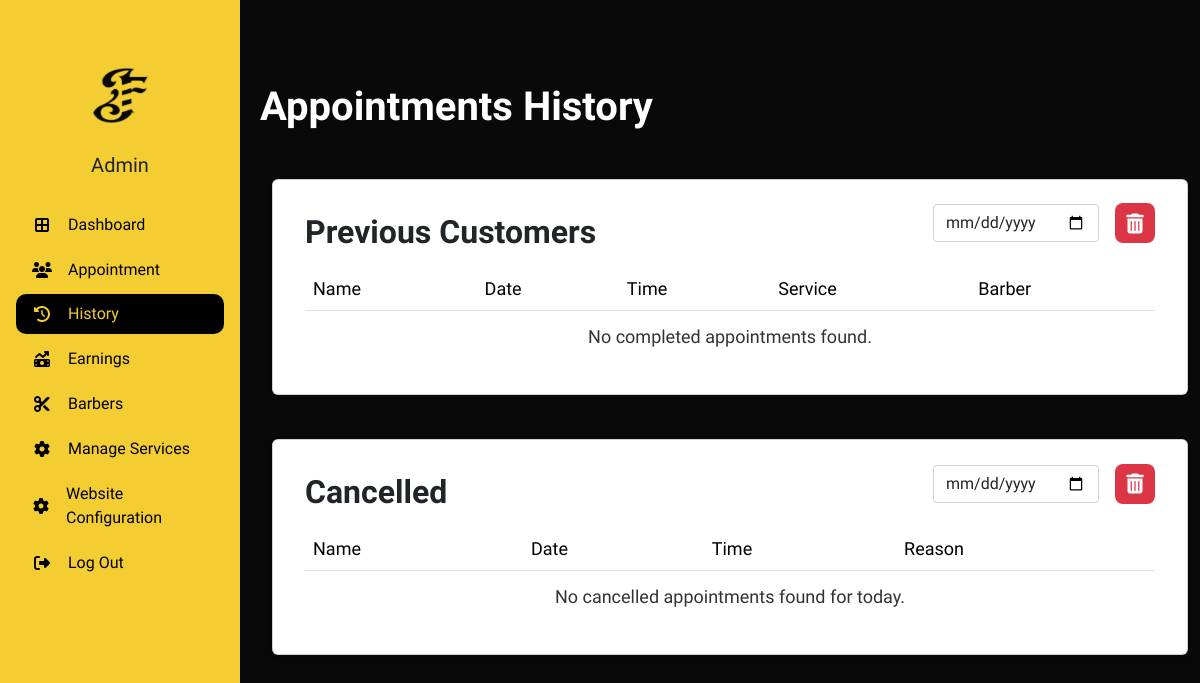
Page /admin/a_history.php (signed in) on the earlier database version.
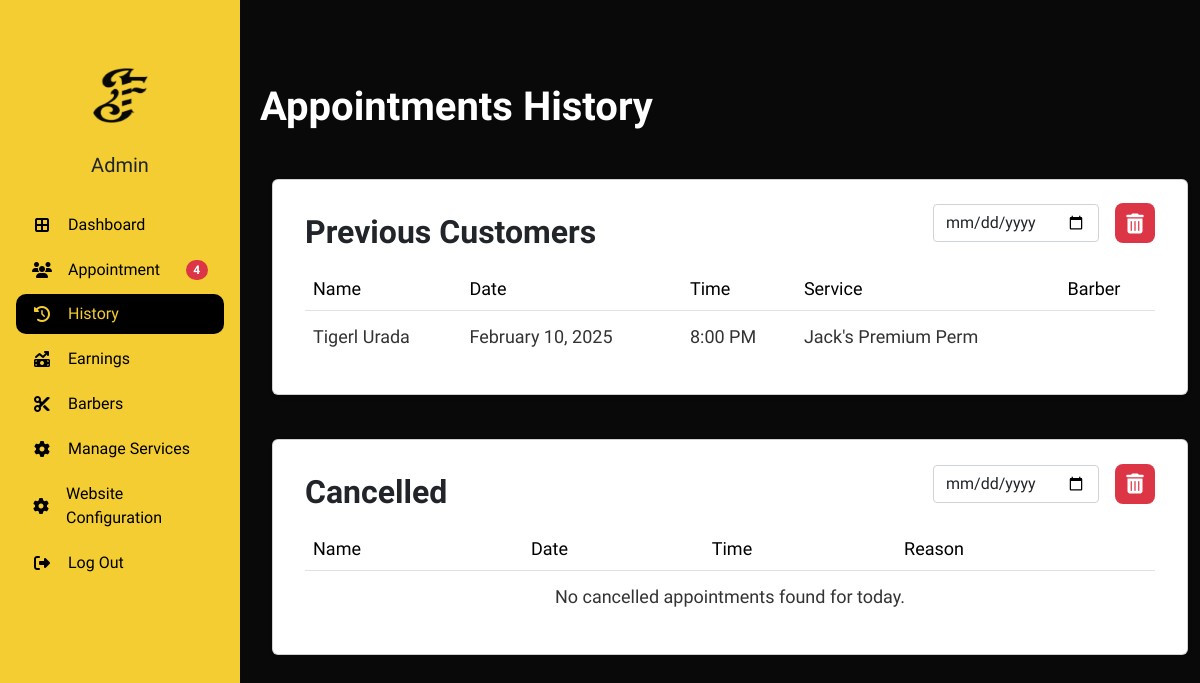
Same page on the later database version.
### tables this page shows
CREATE TABLE `appointment_tbl` (
  `appointmentID` int(11) NOT NULL,
  `customerID` int(11) DEFAULT NULL,
  `adminID` int(11) DEFAULT NULL,
  `addonID` int(11) DEFAULT NULL,
  `hcID` int(11) DEFAULT NULL,
  `serviceID` int(11) NOT NULL,
  `status` varchar(255) DEFAULT NULL,
  `date` date NOT NULL,
  `timeSlot` varchar(255) NOT NULL,
  `remarks` varchar(255) DEFAULT NULL,
  `reason` varchar(255) DEFAULT NULL,
  `payment_status` enum('pending','partial','paid') DEFAULT 'pending',
  `payment_amount` decimal(10,2) DEFAULT 0.00,
  `gcash_reference` varchar(50) NOT NULL
);

CREATE TABLE `service_tbl` (
  `serviceID` int(11) NOT NULL,
  `serviceName` varchar(50) DEFAULT NULL,
  `servicePrice` varchar(50) DEFAULT NULL,
  `serviceDesc` varchar(255) DEFAULT NULL
);

### admin/a_history.php (the view, shortened to what the changed rows need)
<!DOCTYPE html>
<html lang="en">
<head>
    <link href="https://cdn.jsdelivr.net/npm/bootstrap@5.3.2/dist/css/bootstrap.min.css" rel="stylesheet">
    <link rel="stylesheet" type="text/css" href="css/table.css">
    <link rel="stylesheet" href="https://cdnjs.cloudflare.com/ajax/libs/font-awesome/6.5.1/css/all.min.css">
    <link rel="stylesheet" href="css/admin.css">
    <link rel="stylesheet" href="css/sidebar.css">
</head>
<body>
    <?php include 'db_connect.php';
    $notificationQuery = "
        SELECT COUNT(*) AS notif_count
        FROM appointment_tbl a
        LEFT JOIN barb_apps_tbl b ON a.appointmentID = b.appointmentID
        WHERE a.status = 'Pending' AND b.barberID IS NULL";
    $notificationResult = mysqli_query($conn, $notificationQuery);
    $notificationData = mysqli_fetch_assoc($notificationResult);
    $notificationCount = $notificationData['notif_count'];
    ?>
    <div class="body d-flex py-3 mt-5">
        <div class="container-xxl">
            <h1 class="dashboard mb-5 ms-5">Appointments History</h1>
            <div class="row mb-4 ms-5">
                <div class="col-md-12">
                    <div class="card p-3">
                        <div class="d-flex justify-content-between align-items-center">
                            <h2 class="fw-bold">Previous Customers</h2>
                        </div>
                        <div class="card-body">
                            <div class="table-responsive">
                                <table id="myDataTable" class="table table-hover align-middle mb-0" style="width: 100%;">
                                    <thead>
                                        <tr>
                                            <td>Name</td>
                                            <td>Date</td>
                                            <td>Time</td>
                                            <td>Service</td>
                                            <td>Barber</td>
                                        </tr>
                                    </thead>
                                    <tbody>
                                        <?php
                                            $completedQuery = "SELECT
                                                a.appointmentID,
                                                a.date,
                                                a.timeSlot,
                                                a.status,
                                                CASE
                                                    WHEN c.customerID IS NOT NULL THEN CONCAT(c.firstName, ' ', c.lastName)
                                                    ELSE 'Walk In'
                                                END AS fullName,
                                                s.serviceName,
                                                b.firstName AS barberFirstName,
                                                b.lastName AS barberLastName
                                            FROM
                                                appointment_tbl a
                                            LEFT JOIN
                                                customer_tbl c ON a.customerID = c.customerID
                                            LEFT JOIN
                                                service_tbl s ON a.serviceID = s.serviceID
                                            LEFT JOIN
                                                barb_apps_tbl ba ON a.appointmentID = ba.appointmentID
                                            LEFT JOIN
                                                barbers_tbl b ON b.barberID = ba.barberID
                                            WHERE
                                                a.status = 'Completed'";
                                            $completedQuery .= " ORDER BY a.timeSlot ASC";
                                            $completedResult = mysqli_query($conn, $completedQuery);
                                            if ($completedResult && mysqli_num_rows($completedResult) > 0) {
                                                while ($row = mysqli_fetch_assoc($completedResult)) {
                                                    $formattedDate = date("F d, Y", strtotime($row['date']));
                                                    $isWalkIn = $row['fullName'] === 'Walk In' ? 'true' : 'false';
                                                    echo "<tr>
                                                            <td>
                                                                <a href='#' onclick='showAppointmentDetails({$row['appointmentID']}, {$isWalkIn})'
                                                                data-bs-toggle='modal' data-bs-target='#appointmentModal'
                                                                style='text-decoration: none; color: inherit;'>
                                                                    {$row['fullName']}
                                                                </a>
                                                            </td>
                                                            <td>{$formattedDate}</td>
                                                            <td>{$row['timeSlot']}</td>
                                                            <td>{$row['serviceName']}</td>
                                                            <td>{$row['barberFirstName']} {$row['barberLastName']}</td>
                                                          </tr>";
                                                }
                                            } else {
                                                echo "<tr><td colspan='5' class='text-center'>No completed appointments found.</td></tr>";
                                            }
                                        ?>
                                    </tbody>
                                </table>
                            </div>
                        </div>
                    </div>
                </div>
            </div>
            <div class="row mb-4 ms-5">
                <div class="col-md-12">
                    <div class="card p-3">
                        <div class="d-flex justify-content-between align-items-center">
                            <h2 class="fw-bold">Cancelled</h2>
                        </div>
                        <div class="card-body">
                            <div class="table-responsive">
                                <table class="table table-hover align-middle">
                                    <thead>
                                        <tr>
                                            <td>Name</td>
                                            <td>Date</td>
                                            <td>Time</td>
                                            <td>Reason</td>
                                        </tr>
                                    </thead>
                                </table>
                            </div>
                        </div>
                    </div>
                </div>
            </div>
            </div>
        </div>
    <nav id="sidebarMenu" class="collapse d-lg-block sidebar collapse">
        <div class="position-sticky">
            <div class="list-group list-group-flush mx-3 mt-5">
                <a href="appointments.php" class="list-group-item list-group-item-action py-2 ripple d-flex align-items-center justify-content-between">
                    <div>
                        <i class="fa-solid fa-users fa-fw me-3"></i>
                        <span>Appointment</span>
                    </div>
                    <?php if ($notificationCount > 0): ?>
                        <span class="badge bg-danger rounded-pill"><?php echo $notificationCount; ?></span>
                    <?php endif; ?>
                </a>
            </div>
        </div>
    </nav>
</body>
</html>

Differences in the rows shown:
added appointment_tbl: fullName "Tigerl Urada", date "February 10, 2025", timeSlot "8:00 PM", serviceID.serviceName "Jack's Premium Perm"
Other differences:
$notificationCount: (not shown) → "4"
text no longer shown: "No completed appointments found."
